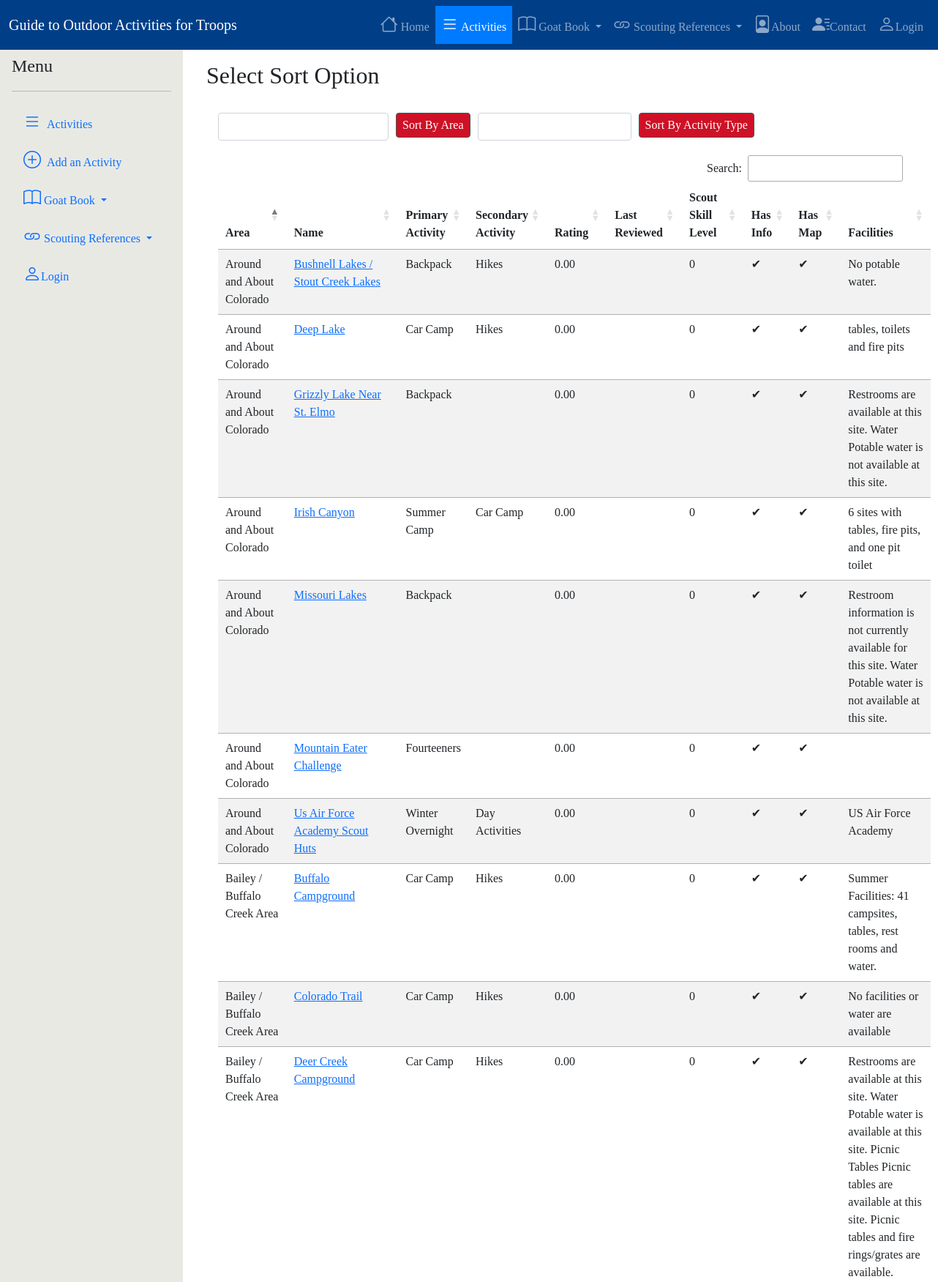
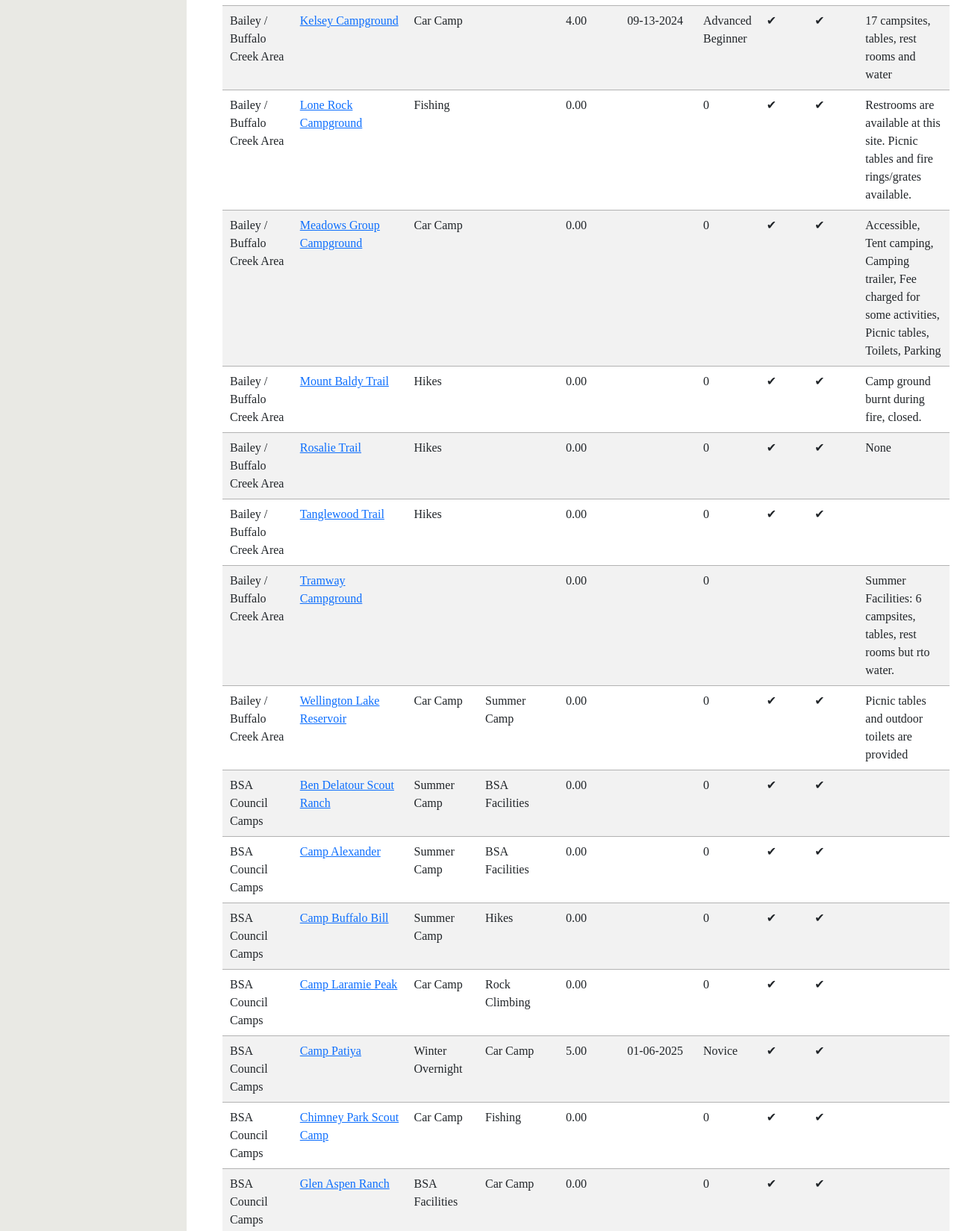
Page /?page=campsites (upper part) on the committed database (2 pictures, top to bottom).
### tables this page shows
CREATE TABLE `site` (
  `IDX` int(11) NOT NULL,
  `area` int(11) NOT NULL,
  `type1` int(11) NOT NULL,
  `type2` int(11) NOT NULL,
  `skill_level` int(11) DEFAULT NULL,
  `name` text,
  `facilities` text,
  `distance` int(11) NOT NULL,
  `map` text,
  `embedmap` text,
  `directions` text,
  `IsDeleted` tinyint(4) DEFAULT '0',
  `created` timestamp NOT NULL DEFAULT CURRENT_TIMESTAMP,
  `edited_by` text,
  `edited_on` timestamp NOT NULL DEFAULT CURRENT_TIMESTAMP ON UPDATE CURRENT_TIMESTAMP
);

CREATE TABLE `area` (
  `IDX` int(11) NOT NULL,
  `name` text,
  `notes` text
);

CREATE TABLE `type` (
  `IDX` int(11) NOT NULL,
  `activity_type` text
);

CREATE TABLE `skill_level` (
  `IDX` int(11) NOT NULL,
  `skill` varchar(255) DEFAULT NULL
);

### public/src/Pages/CampSites.php (the view, shortened to what this page needs)
<?php
$cGOAT = cGOAT::getInstance();
?>
<!DOCTYPE html>
<html lang="en">
<head>
  <link rel="stylesheet" href="https://cdn.datatables.net/1.13.7/css/jquery.dataTables.min.css">
</head>
<body>
  <?php
  $cGOAT->SelectCampSite();
  if (isset($_POST['SubmitArea']) && isset($_POST['Area'])) {
    $_SESSION["campselectionArea"] = $_POST['Area'];
    unset($_SESSION["campselectionActivity"]);
    $area = $_POST['Area'];
    if ($area == 0)
      $sql = "SELECT * FROM `site` WHERE (`IsDeleted` IS NULL OR `IsDeleted` <> '1') ORDER BY name ASC";
    else
      $sql = "SELECT * FROM `site` WHERE area = '" . $area . "' AND (`IsDeleted` IS NULL OR `IsDeleted` <> '1') ORDER BY area ASC, name ASC";
  } else if (isset($_SESSION["campselectionArea"])) {
    $area = $_SESSION["campselectionArea"];
    if ($area == 0)
      $sql = "SELECT * FROM `site` WHERE (`IsDeleted` IS NULL OR `IsDeleted` <> '1') ORDER BY name ASC";
    else
      $sql = "SELECT * FROM `site` WHERE area = '" . $area . "' AND (`IsDeleted` IS NULL OR `IsDeleted` <> '1') ORDER BY name ASC";
  } else if (isset($_SESSION["campselectionActivity"])) {
    $type = $_SESSION["campselectionActivity"];
    $sql = "SELECT * FROM `site` WHERE (`type1` = '" . $type . "' OR `type2` = '" . $type . "') AND (`IsDeleted` IS NULL OR `IsDeleted` <> '1') ORDER BY area ASC, name ASC";
  } else {
    $sql = "SELECT * FROM `site` WHERE (`IsDeleted` IS NULL OR `IsDeleted` <> '1') ORDER BY `name` ASC";
  }
  if (isset($sql)) {
  ?>
    <div class="px-3">
      <table id="campSitesTable" class="table table-striped">
        <thead>
          <tr>
            <th>Area</th>
            <th>Name</th>
            <th>Primary Activity</th>
            <th>Secondary Activity</th>
            <th>Rating</th>
            <th>Last Reviewed</th>
            <th>Scout Skill Level</th>
            <th>Has Info</th>
            <th>Has Map</th>
            <th>Facilities</th>
          </tr>
        </thead>
        <tbody>
          <?php
          if (!$CampSite = $cGOAT->doQuery($sql)) {
            $msg = "Error: doQuery()";
            $cGOAT->function_alert($msg);
            $cGOAT::GotoURL('./index.php');
          }
          while ($row = $CampSite->fetch_assoc()) {
            echo "<tr><td>" .
              $cGOAT->GetAreaText($row["area"]) . "</td><td>" .
              "<a href=?page=displaycampsite&Siteid=" . $row['IDX'] . ">" . ucwords(strtolower($row["name"])) . "</a> </td><td>" .
              $cGOAT->GetActivityText($row["type1"]) . "</td><td>" .
              $cGOAT->GetActivityText($row["type2"]) . "</td><td>" .
              $cGOAT->GetRating($row["IDX"]) . "</td><td>" .
              $cGOAT->GetLastReviewd($row["IDX"]) . "</td><td>" .
              $cGOAT->GetSkillLevel($row["IDX"]) . "</td><td>" .
              $cGOAT->HasInfo($row["map"]) . "</td><td>" .
              $cGOAT->HasMap($row["embedmap"]) . "</td><td>" .
              $row["facilities"] . "</td></tr>";
          }
          ?>
        </tbody>
      </table>
    </div>
  <?php
  }
  ?>
</body>
</html>

### public/index.php (shortened to what this page needs)
<?php
if (file_exists(__DIR__ . '/../config/config.php')) {
  require_once __DIR__ . '/../config/config.php';
} else {
  error_log("Unable to find file config.php @ " . __FILE__ . ' ' . __LINE__);
  die('Unable to find required file. Please try again later.');
}
include(BASE_PATH . '/public/src/Classes/cGOAT.php');
$page = filter_input(INPUT_GET, 'page') ?? 'home';
$page = strtolower(trim($page));
?>
<!DOCTYPE html>
<html lang="en">
<head>
  <?php
  load_template("/public/src/Templates/head.php");
  ?>
</head>
<body>
  <?php
  load_template("/public/src/Templates/navbar.php", ['page' => $page]);
  ?>
  <?php
  load_template("/public/src/Templates/sidebar.php", ['page' => $page]);
  ?>
  <main class="main-content">
    <div class="container-fluid mt-5 pt-3">
      <?php
      switch ($page) {
      ?>
      <?php
        case 'campsites':
          include('src/Pages/CampSites.php');
          break;
      }
      ?>
    </div>
  </main>
</body>
</html>

### config/config.php (shortened to what this page needs)
<?php
if (!function_exists('load_template')) {
  function load_template($file, $vars = [])
  {
    $path = BASE_PATH . $file;
    if (file_exists($path)) {
      extract($vars);
      require_once $path;
    }
  }
}

### public/src/Templates/head.php (shortened to what this page needs)
<link href="https://cdn.jsdelivr.net/npm/bootstrap@5.3.3/dist/css/bootstrap.min.css" rel="stylesheet">
<link href="https://cdn.jsdelivr.net/npm/bootstrap-icons@1.4.1/font/bootstrap-icons.css" rel="stylesheet">
<link rel="stylesheet" href="https://cdn.datatables.net/1.13.7/css/dataTables.bootstrap5.min.css">
<link rel="stylesheet" href="https://cdn.datatables.net/buttons/2.4.2/css/buttons.bootstrap5.min.css">
<link href="<?php echo SITE_URL . '/assets/css/reviews.css'; ?>" rel="stylesheet" type="text/css">
<link href="<?php echo SITE_URL . '/assets/css/styles.css'; ?>" rel="stylesheet" type="text/css">
<link rel="stylesheet" href="https://cdnjs.cloudflare.com/ajax/libs/tinymce/8.0.2/skins/ui/oxide/skin.min.css">
<link rel="stylesheet" href="https://cdnjs.cloudflare.com/ajax/libs/tinymce/8.0.2/skins/ui/oxide/content.min.css">
<link rel="stylesheet" href="https://cdnjs.cloudflare.com/ajax/libs/tinymce/8.0.2/skins/ui/oxide/skin.min.css">
<link rel="stylesheet" href="https://cdnjs.cloudflare.com/ajax/libs/tinymce/8.0.2/skins/ui/oxide/content.min.css">
<link href="<?php echo ASSETS_URL . '/css/reviews.css'; ?>" rel="stylesheet" type="text/css">
<link href="<?php echo ASSETS_URL . '/css/styles.css'; ?>" rel="stylesheet" />

### public/src/Templates/navbar.php (shortened to what this page needs)
<nav class="navbar navbar-expand-lg navbar-dark bg-dark fixed-top">
  <div class="container-fluid">
    <a class="navbar-brand" href="?page=home"><?php echo PAGE_TITLE; ?></a>
    <div class="collapse navbar-collapse" id="navbarNav">
      <ul class="navbar-nav ms-auto">
        <li class="nav-item">
          <a class="nav-link <?php echo $page === 'home' ? 'active' : ''; ?>" href="?page=home">
            <i class="fs-4 bi bi-house"></i> Home
          </a>
        </li>
        <li class="nav-item">
          <a class="nav-link <?php echo $page === 'campsites' ? 'active' : ''; ?>" href="?page=campsites">
            <i class="fs-4 bi bi-list"></i> Activities
          </a>
        </li>
        <li class="nav-item dropdown">
          <a class="nav-link dropdown-toggle" role="button" data-bs-toggle="dropdown" aria-expanded="false">
            <i class="fs-4 bi-book"></i> Goat Book</span>
          </a>
        </li>
        <li class="nav-item dropdown">
          <a class="nav-link dropdown-toggle" role="button" data-bs-toggle="dropdown" aria-expanded="false">
            <i class="fs-4 bi bi-link"></i> Scouting References</span>
          </a>
        </li>
        <li class="nav-item">
          <a class="nav-link <?php echo $page === 'about' ? 'active' : ''; ?>" href="?page=about">
            <i class="fs-4 bi bi-file-person"></i>About</a>
        </li>
        <li class="nav-item">
          <a class="nav-link <?php echo $page === 'contact' ? 'active' : ''; ?>" href="?page=contact">
            <i class="fs-4 bi bi-person-lines-fill"></i>Contact</a>
        </li>
        <?php if (isset($_SESSION["loggedin"]) && $_SESSION["loggedin"] === true): ?>
          <li class=" nav-item">
            <a class="nav-link <?php echo $page === 'login' ? 'active' : ''; ?>" href="?page=logout">
              <i class="fs-4 bi bi-person"></i>Logout</a>
          </li>
        <?php else: ?>
          <li class="nav-item">
            <a class="nav-link" href="?page=login">
              <i class="fs-4 bi bi-person"></i>Login</a>
          </li>
        <?php endif; ?>
      </ul>
    </div>
  </div>
</nav>

### public/src/Templates/sidebar.php (shortened to what this page needs)
<div class="sidebar d-flex flex-column flex-shrink-0 p-3 bg-light" id="sidebar">
  <a href="?page=home" class="d-flex align-items-center mb-3 mb-md-0 me-md-auto link-dark text-decoration-none">
    <span class="fs-4">Menu</span>
  </a>
  <hr>
  <ul class="nav nav-pills flex-column mb-auto">
    <li class="nav-item">
      <a class="nav-link align-middle"
        <?php echo $page === 'campsites' ? 'active' : ''; ?> href="?page=campsites">
        <i class="fs-4 bi bi-list"></i> <span class="ms-1 d-none d-sm-inline">Activities</span>
      </a>
    </li>
    <li class="nav-item">
      <a class="nav-link align-middle"
        <?php echo $page === 'addcampsite' ? 'active' : ''; ?> href="?page=addcampsite">
        <i class="fs-4 bi bi-plus-circle"></i> <span class="ms-1 d-none d-sm-inline">Add an Activity</span>
      </a>
    </li>
    <li class="nav-item dropdown">
      <a class="nav-link dropdown-toggle" role="button" data-bs-toggle="dropdown" aria-expanded="false">
        <i class="fs-4 bi-book"></i><span class="ms-1 d-none d-sm-inline">Goat Book</span>
      </a>
    </li>
    <li class="nav-item dropdown">
      <a class="nav-link dropdown-toggle" role="button" data-bs-toggle="dropdown" aria-expanded="false">
        <i class="fs-4 bi bi-link"></i><span class="ms-1 d-none d-sm-inline">Scouting References</span>
      </a>
    </li> <?php if (isset($_SESSION["loggedin"]) && $_SESSION["loggedin"] === true): ?>
      <li class=" nav-item">
        <a class="nav-link" href="?page=logout"><i class="fs-4 bi bi-person"></i>Logout</a>
      </li>
    <?php else: ?>
      <li class="nav-item">
        <a class="nav-link <?php echo $page === 'login' ? 'active' : ''; ?>" href="?page=login"><i class="fs-4 bi bi-person"></i>Login</a>
      </li>
    <?php endif; ?>
  </ul>
</div>

### public/src/Classes/cGOAT.php (shortened to what this page needs)
<?php
class cGOAT
{
  private static $instances = [];
  public static function getConfigData()
  {
    if (!empty($_SERVER['HTTP_CLIENT_IP'])) {
      $ip = $_SERVER['HTTP_CLIENT_IP'];
    } elseif (!empty($_SERVER['HTTP_X_FORWARDED_FOR'])) {
      $ip = $_SERVER['HTTP_X_FORWARDED_FOR'];
    } else {
      $ip = $_SERVER['REMOTE_ADDR'];
    }
    $userdata = [];
    if (!strcmp($ip, "::1") || !strcmp($ip, "127.0.0.1")) {
      $userdata['dbhost'] = "localhost";
      $userdata['dbuser'] = "root";
      $userdata['dbpass'] = "";
      $userdata['db'] = "goat";
    } else {
      $userdata['dbhost'] = "rhall29047217205.ipagemysql.com";
      $userdata['dbuser'] = "webuser1";
      $userdata['dbpass'] = "webuser1";
      $userdata['db'] = "goat";
    }
    return $userdata;
  }
  public static function getInstance()
  {
    $cls = static::class;
    if (!isset(self::$instances[$cls])) {
      self::$instances[$cls] = new static();
    }
    return self::$instances[$cls];
  }
  private static function initConnection()
  {
    $db = self::getInstance();
    $connConf = self::getConfigData();
    $db->dbConn = new mysqli($connConf['dbhost'], $connConf['dbuser'], $connConf['dbpass'], $connConf['db']);
    $db->dbConn->set_charset('utf8');
    return $db;
  }
  public static function getDbConn()
  {
    $db = new mysqli;
    try {
      $db = self::initConnection();
      return $db->dbConn;
    } catch (Exception $ex) {
      $strError = "Unable to open a connection to the database. " . $ex->getMessage() . __FILE__ . " " . __LINE__;
      error_log($strError, 0);
    }
    return $db;
  }
  public static function &doQuery($sql, $params = [])
  {
    $Result = null;
    try {
      $mysqli = self::getDbConn();
      $stmt = $mysqli->prepare($sql);
      if (!empty($params)) {
        $types = str_repeat('s', count($params));
        $stmt->bind_param($types, ...$params);
      }
      $stmt->execute();
      $Result = $stmt->get_result() ?: true;
    } catch (Exception $ex) {
      $strError = "Unable to execute query. " . $ex->getMessage() . __FILE__ . " " . __LINE__;
      error_log($strError, 0);
      $Result = null;
    }
    return $Result;
  }
  public static function SelectCampSite()
  {
    echo "<h2>Select Sort Option</h2>";
    $sql = "SELECT * FROM `area` ORDER BY `name` ASC";
    $ResultArea = self::doQuery($sql);
    $sql = "SELECT * FROM `type` ORDER BY `activity_type` ASC";
    $ResultType = self::doQuery($sql);
?>
    <form method=post>
      <div class="form-row px-3">
        <div class="col-auto">
          <label for='Unit'>&nbsp;</label>
          <select class='form-control' id='Area' name='Area'>
            <option value="0"> </option>
            <?php
            while ($rowArea = $ResultArea->fetch_assoc()) {
              echo "<option value=" . $rowArea['IDX'] .  ">" . $rowArea['name']  . "</option>";
            }
            ?>
          </select>
        </div>
        <div class="col-auto py-4">
          <input class='btn btn-primary btn-sm' type='submit' name='SubmitArea' placeholder='Area' value='Sort By Area' />
        </div>
        <div class="col-auto">
          <label for='Unit'>&nbsp;</label>
          <select class='form-control' id='Type' name='Type'>
            <option value="0"> </option>
            <?php
            while ($rowType = $ResultType->fetch_assoc()) {
              echo "<option value=" . $rowType['IDX'] .  ">" . $rowType['activity_type']  . "</option>";
            }
            ?>
          </select>
        </div>
        <div class="col-auto py-4">
          <input class='btn btn-primary btn-sm' type='submit' name='SubmitActivityType' placeholder='Type' value='Sort By Activity Type' />
        </div>
      </div>
    </form>
<?php
  }
  public static function GetAreaText($IDX)
  {
    $strRtn = "Area Not Found";
    if (isset($IDX)) {
      $sql = "SELECT * FROM `area` WHERE IDX = ?";
      $Results = self::doQuery($sql, [$IDX]);
      if ($Results) {
        $row = $Results->fetch_assoc();
        if ($row) {
          $strRtn = $row['name'];
        } else {
          $StrErr = "ERROR: Bad Area Index value -" . $IDX . " @  " . __FILE__ . ", " . __LINE__;
          error_log($StrErr);
          $strRtn = "Bad Area Index";
        }
      }
    }
    return $strRtn;
  }
  public static function GetActivityText($IDX)
  {
    $sql = "SELECT * FROM `type` WHERE IDX = ?";
    $Results = self::doQuery($sql, [$IDX]);
    if ($Results) {
      $row = $Results->fetch_assoc();
      if ($row) {
        return $row['activity_type'];
      }
    }
    return "";
  }
  public static function GetRating($IDX)
  {
    $nRtn = 0;
    $sql = "SELECT AVG(`rating`) FROM `reviews` WHERE `site_idx` = ?";
    $Results = self::doQuery($sql, [$IDX]);
    if ($Results) {
      $row = $Results->fetch_assoc();
      if ($row) {
        $nRtn = number_format((float)$row['AVG(`rating`)'], 2, '.', '');
      }
    }
    return $nRtn;
  }
  public static function GetLastReviewd($IDX)
  {
    $strRtn = "";
    $sql = "SELECT submit_date FROM reviews WHERE site_idx = ? AND submit_date = (SELECT MAX(submit_date)) ORDER BY submit_date ASC";
    $Results = self::doQuery($sql, [$IDX]);
    if ($Results) {
      $row = $Results->fetch_assoc();
      if ($row) {
        $date = new DateTime($row['submit_date']);
        $strRtn = $date->format("m-d-Y");
      }
    }
    return $strRtn;
  }
  public static function GetSkillLevel($IDX)
  {
    $StrRtn = 0;
    $sql = "SELECT AVG(`skill_level`) FROM reviews WHERE site_idx = ?";
    $Results = self::doQuery($sql, [$IDX]);
    if ($Results) {
      $row = $Results->fetch_assoc();
      if ($row) {
        $Rtn = number_format((float)$row['AVG(`skill_level`)'], 0, '.', '');
        $sql = "SELECT skill FROM skill_level WHERE IDX = ?";
        $Results = self::doQuery($sql, [$Rtn]);
        if ($Results) {
          $row = $Results->fetch_assoc();
          if ($row) {
            $StrRtn = $row['skill'];
          }
        }
      }
    }
    return $StrRtn;
  }
  public static function HasInfo($map)
  {
    if (!empty($map)) {
      return "&#x2714";
    }
    return "";
  }
  public static function HasMap($embedmap)
  {
    if (!empty($embedmap)) {
      return "&#x2714";
    }
    return "";
  }
}

### rows in the picture
site: area.name "BSA Council Camps", name "Ben Delatour Scout Ranch", type1.activity_type "Summer Camp", type2.activity_type "BSA Facilities", GetRating "0.00", GetSkillLevel "0", map "✔", embedmap "✔"
site: area.name "Bailey / Buffalo Creek Area", name "Buffalo Campground", type1.activity_type "Car Camp", type2.activity_type "Hikes", GetRating "0.00", GetSkillLevel "0", map "✔", embedmap "✔", facilities "Summer Facilities: 41 campsites, tables, rest rooms and water."
site: area.name "Around and About Colorado", name "Bushnell Lakes / Stout Creek Lakes", type1.activity_type "Backpack", type2.activity_type "Hikes", GetRating "0.00", GetSkillLevel "0", map "✔", embedmap "✔", facilities "No potable water."
site: area.name "BSA Council Camps", name "Camp Alexander", type1.activity_type "Summer Camp", type2.activity_type "BSA Facilities", GetRating "0.00", GetSkillLevel "0", map "✔", embedmap "✔"
site: area.name "BSA Council Camps", name "Camp Buffalo Bill", type1.activity_type "Summer Camp", type2.activity_type "Hikes", GetRating "0.00", GetSkillLevel "0", map "✔", embedmap "✔"
site: area.name "BSA Council Camps", name "Camp Laramie Peak", type1.activity_type "Car Camp", type2.activity_type "Rock Climbing", GetRating "0.00", GetSkillLevel "0", map "✔", embedmap "✔"
site: area.name "BSA Council Camps", name "Camp Patiya", type1.activity_type "Winter Overnight", type2.activity_type "Car Camp", GetRating "5.00", GetLastReviewd "01-06-2025", IDX.skill "Novice", map "✔", embedmap "✔"
site: area.name "BSA Council Camps", name "Chimney Park Scout Camp", type1.activity_type "Car Camp", type2.activity_type "Fishing", GetRating "0.00", GetSkillLevel "0", map "✔", embedmap "✔"
site: area.name "Bailey / Buffalo Creek Area", name "Colorado Trail", type1.activity_type "Car Camp", type2.activity_type "Hikes", GetRating "0.00", GetSkillLevel "0", map "✔", embedmap "✔", facilities "No facilities or water are available"
site: area.name "Around and About Colorado", name "Deep Lake", type1.activity_type "Car Camp", type2.activity_type "Hikes", GetRating "0.00", GetSkillLevel "0", map "✔", embedmap "✔", facilities "tables, toilets and fire pits"
site: area.name "Bailey / Buffalo Creek Area", name "Deer Creek Campground", type1.activity_type "Car Camp", type2.activity_type "Hikes", GetRating "0.00", GetSkillLevel "0", map "✔", embedmap "✔", facilities "Restrooms are available at this site. Water Potable water is available at this site. Picnic Tables Picnic tables are available at this site. Picnic tables and fire rings/grates are available."
site: area.name "BSA Council Camps", name "Glen Aspen Ranch", type1.activity_type "BSA Facilities", type2.activity_type "Car Camp", GetRating "0.00", GetSkillLevel "0", map "✔", embedmap "✔"
site: area.name "Around and About Colorado", name "Grizzly Lake Near St. Elmo", type1.activity_type "Backpack", GetRating "0.00", GetSkillLevel "0", map "✔", embedmap "✔", facilities "Restrooms are available at this site. Water Potable water is not available at this site."
site: area.name "Around and About Colorado", name "Irish Canyon", type1.activity_type "Summer Camp", type2.activity_type "Car Camp", GetRating "0.00", GetSkillLevel "0", map "✔", embedmap "✔", facilities "6 sites with tables, fire pits, and one pit toilet"
site: area.name "Bailey / Buffalo Creek Area", name "Kelsey Campground", type1.activity_type "Car Camp", GetRating "4.00", GetLastReviewd "09-13-2024", IDX.skill "Advanced Beginner", map "✔", embedmap "✔", facilities "17 campsites, tables, rest rooms and water"
site: area.name "Bailey / Buffalo Creek Area", name "Lone Rock Campground", type1.activity_type "Fishing", GetRating "0.00", GetSkillLevel "0", map "✔", embedmap "✔", facilities "Restrooms are available at this site. Picnic tables and fire rings/grates available."
site: area.name "Bailey / Buffalo Creek Area", name "Meadows Group Campground", type1.activity_type "Car Camp", GetRating "0.00", GetSkillLevel "0", map "✔", embedmap "✔", facilities "Accessible, Tent camping, Camping trailer, Fee charged for some activities, Picnic tables, Toilets, Parking"
site: area.name "Around and About Colorado", name "Missouri Lakes", type1.activity_type "Backpack", GetRating "0.00", GetSkillLevel "0", map "✔", embedmap "✔", facilities "Restroom information is not currently available for this site. Water Potable water is not available at this site."
site: area.name "Bailey / Buffalo Creek Area", name "Mount Baldy Trail", type1.activity_type "Hikes", GetRating "0.00", GetSkillLevel "0", map "✔", embedmap "✔", facilities "Camp ground burnt during fire, closed."
site: area.name "Around and About Colorado", name "Mountain Eater Challenge", type1.activity_type "Fourteeners", GetRating "0.00", GetSkillLevel "0", map "✔", embedmap "✔"
site: area.name "Bailey / Buffalo Creek Area", name "Rosalie Trail", type1.activity_type "Hikes", GetRating "0.00", GetSkillLevel "0", map "✔", embedmap "✔", facilities "None"
site: area.name "Bailey / Buffalo Creek Area", name "Tanglewood Trail", type1.activity_type "Hikes", GetRating "0.00", GetSkillLevel "0", map "✔", embedmap "✔"
site: area.name "Bailey / Buffalo Creek Area", name "Tramway Campground", GetRating "0.00", GetSkillLevel "0", facilities "Summer Facilities: 6 campsites, tables, rest rooms but rto water."
site: area.name "Around and About Colorado", name "Us Air Force Academy Scout Huts", type1.activity_type "Winter Overnight", type2.activity_type "Day Activities", GetRating "0.00", GetSkillLevel "0", map "✔", embedmap "✔", facilities "US Air Force Academy"
site: area.name "Bailey / Buffalo Creek Area", name "Wellington Lake Reservoir", type1.activity_type "Car Camp", type2.activity_type "Summer Camp", GetRating "0.00", GetSkillLevel "0", map "✔", embedmap "✔", facilities "Picnic tables and outdoor toilets are provided"

### other values in the picture
PAGE_TITLE "Guide to Outdoor Activities for Troops"
